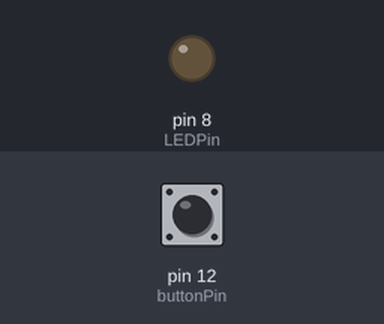
The sketch below on a simulated Arduino Uno, built with avr-gcc and run on an emulated ATmega328P. On the bench: output pins drawn as LEDs (lit = HIGH). Inputs (shaded band) come from the test bench; at power-on: pin 12 (buttonPin) LOW.

Above: at 1.2 s.
1.3 s: pin 12 (buttonPin) pulled HIGH for 0.15 s
At 2.5 s:
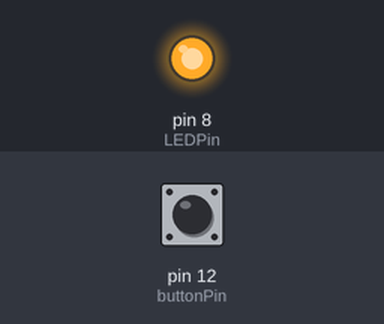
2.9 s: pin 12 (buttonPin) pulled HIGH for 1 s
At 3.9 s:
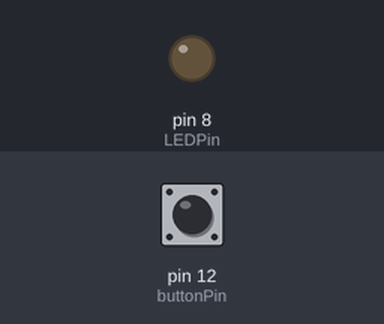
5.4 s: pin 12 (buttonPin) pulled HIGH for 3.2 s
At 5.8 s:
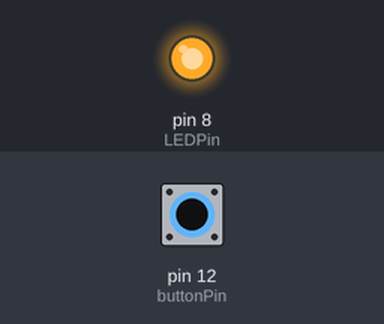
Timing chart, 0 to 8.4 s (numbered marks = the images above; inputs shaded):
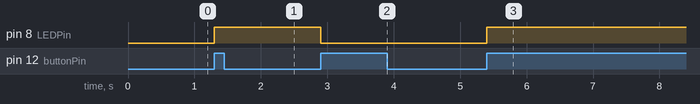

Measured:
- after the input at 1.3 s, pin 8 (LEDPin): LOW → HIGH at once
- after the input at 2.9 s, pin 8 (LEDPin): HIGH → LOW at once
- after the input at 5.4 s, pin 8 (LEDPin): LOW → HIGH at once

The sketch:

sketch_jul27d.ino
```cpp
int LEDState = 0;
int LEDPin = 8;
int buttonPin = 12;
int buttonOld = 1;
int buttonNew = 0;
int dt=100;

void setup() {
  // put your setup code here, to run once:
  Serial.begin(9600);
  pinMode(LEDPin, OUTPUT);
  pinMode(buttonPin, INPUT);
}

void loop() {
  // put your main code here, to run repeatedly:
  // The 4-pin push button have two opposite shape legs connected.
  buttonNew = digitalRead(buttonPin);
  if(buttonOld == 0 && buttonNew == 1) {
    if (LEDState == 1) {
      LEDState = 0;
      digitalWrite(LEDPin, LOW);
    } else {
      LEDState = 1;
      digitalWrite(LEDPin, HIGH);
    }
  }
  buttonOld = buttonNew;
  delay(dt);
}
```
